Frame 1 (no input): blank canvas, image omitted
Frame 60 (the mouse pressed at the canvas centre just before this capture): blank canvas, image omitted
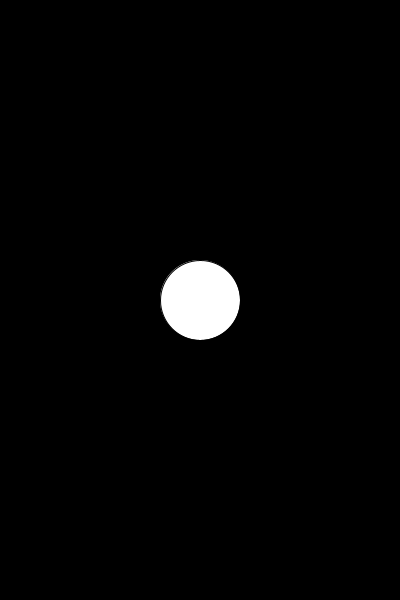
Frame 120 (the mouse held since frame 60 and released just before this capture)

The Processing sketch whose frames 1 and 60 were blank and that drew this single picture after the mouse press (run headless with seeded random() and noise(); from frame 60 on, the mouse is pressed at the canvas centre):

// Processing sketch: dotTouchLocColor_VZ
// ── dotTouchLocColor_VZ.pde
void setup() {
  size(400, 600);
}

void draw() {
  background(0);
  if (mousePressed) {
    fill(255);
  } else {
    fill(0);
  }
  ellipse(mouseX, mouseY, 80, 80);
}
